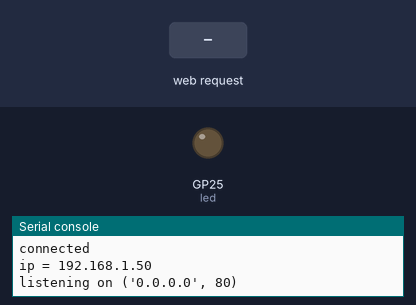
Simulated run of this program. Board: Raspberry Pi Pico running MicroPython. Parts: output pins drawn as LEDs (lit = HIGH), the last lines printed to the serial console. The test bench sets the inputs (shaded band). WiFi joins after 1.5 s.

Above: at 3.2 s.
3.3 s: HTTP request GET /light/on received
At 3.6 s:
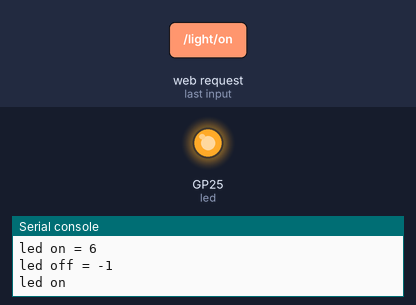
4.8 s: HTTP request GET /light/off received
At 5.9 s:
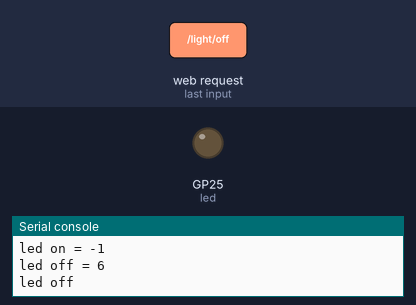
Timing chart, 0 to 7.8 s (numbered marks = the images above; inputs shaded):
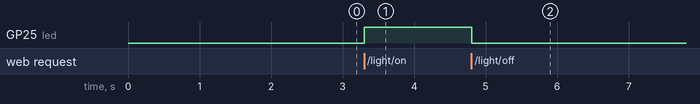

The program:

pico_web_server.py
```python
import network
import socket
from time import sleep
from picozero import pico_temp_sensor, pico_led
import machine
from machine import Pin

led = Pin('LED', Pin.OUT)

ssid = 'TP-Link_E08C'
password = '73850007'


def web_server(wlan):
    if wlan.status() != 3:
        raise RuntimeError('network connection failed')
    else:
        print('connected')
        status = wlan.ifconfig()
        print( 'ip = ' + status[0] )

    addr = socket.getaddrinfo('0.0.0.0', 80)[0][-1]

    s = socket.socket()
    s.bind(addr)


    s.listen(1)

    print('listening on', addr)

    # Listen for connections
    while True:
        try:
            cl, addr = s.accept()
            print('client connected from', addr)
            request = cl.recv(1024)
            print(request)

            request = str(request)
            led_on = request.find('/light/on')
            led_off = request.find('/light/off')
            print( 'led on = ' + str(led_on))
            print( 'led off = ' + str(led_off))

            if led_on >0 :
                print("led on")
                led.value(1)
                stateis = "LED is ON"

            if led_off >0:
                print("led off")
                led.value(0)
                stateis = "LED is OFF"

            # response = html % stateis

            cl.send('HTTP/1.0 200 OK\r\nContent-type: text/html\r\n\r\n')
            # cl.send(response)
            cl.close()

        except OSError as e:
            cl.close()
            print('connection closed')

def connect():
    #Connect to WLAN
    wlan = network.WLAN(network.STA_IF)
    wlan.active(True)
    wlan.connect(ssid, password)

    while wlan.isconnected() == False:
        print('Waiting for connection...')
        sleep(1)

    ip = wlan.ifconfig()[0]
    print(f'Connected on {ip}')

    return wlan


try:
    wlan = connect()
    web_server(wlan)
except KeyboardInterrupt:
    machine.reset()
```

Measured:
- after the input at 3.3 s, GP25 (led): LOW → HIGH at once
- after the input at 4.8 s, GP25 (led): HIGH → LOW at once
